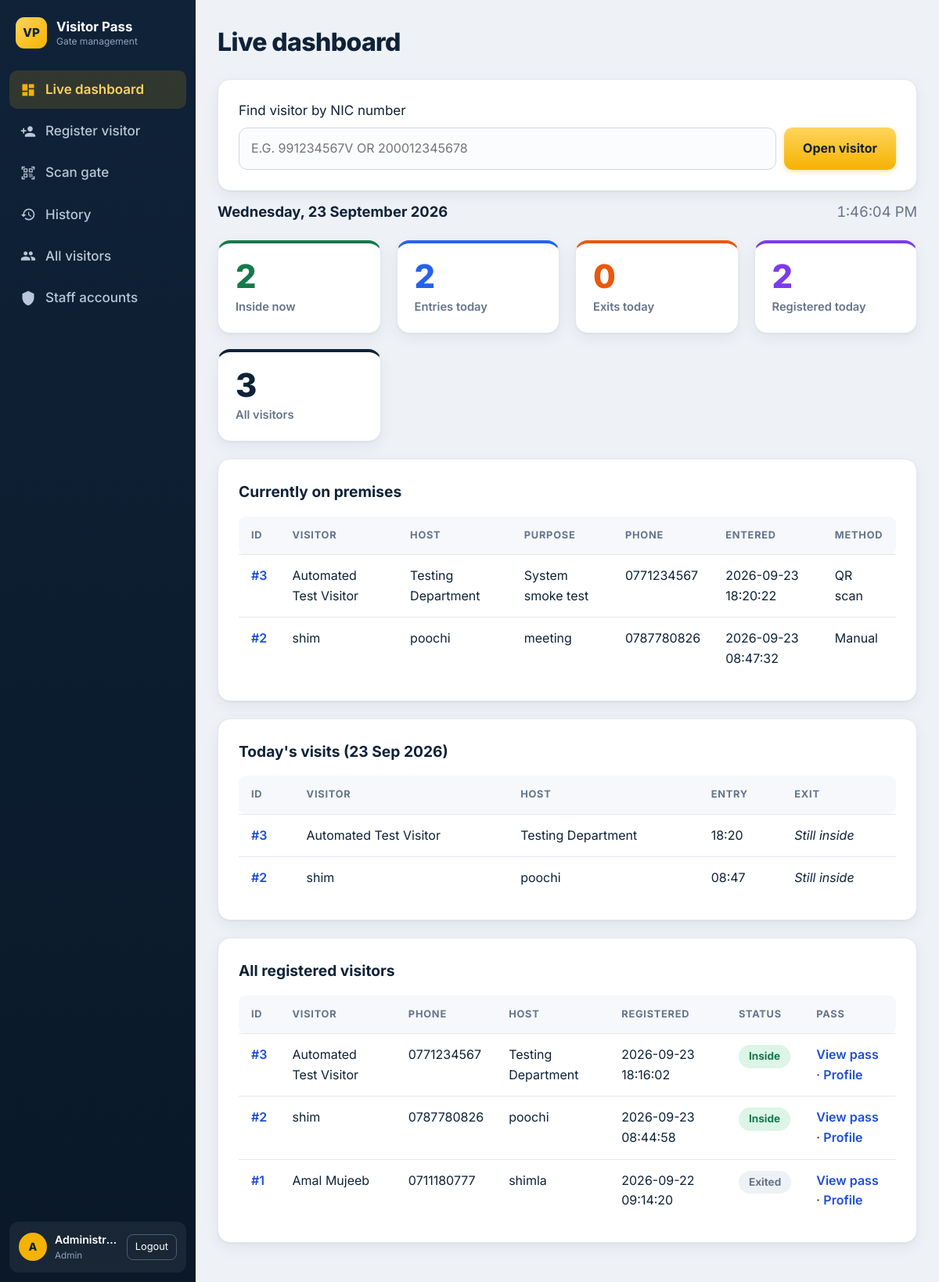
Screenshot of /dashboard.php (signed in) with the database file from the repository.
### tables this page shows
CREATE TABLE `visits` (
  `id` int(11) NOT NULL,
  `visitor_id` int(11) NOT NULL,
  `entry_time` datetime NOT NULL,
  `exit_time` datetime DEFAULT NULL,
  `entry_method` enum('qr','manual') NOT NULL,
  `exit_method` enum('qr','manual') DEFAULT NULL,
  `entry_by` int(11) NOT NULL,
  `exit_by` int(11) DEFAULT NULL
);

CREATE TABLE `visitors` (
  `id` int(11) NOT NULL,
  `name` varchar(100) NOT NULL,
  `phone` varchar(20) NOT NULL,
  `email` varchar(120) DEFAULT NULL,
  `nic` varchar(20) NOT NULL,
  `purpose` varchar(200) NOT NULL,
  `host` varchar(120) NOT NULL,
  `pass_code` char(32) NOT NULL,
  `status` enum('Active','Used','Expired') NOT NULL DEFAULT 'Active',
  `created_by` int(11) DEFAULT NULL,
  `created_at` timestamp NOT NULL DEFAULT current_timestamp()
);

### dashboard.php (the view, shortened to what this page needs)
<?php
require 'config.php';
$c = fn ($q) => $pdo->query($q)->fetchColumn();
$in = $pdo->query("SELECT v.id vid,v.name,v.host,v.purpose,v.phone,t.entry_time,t.entry_method FROM visits t JOIN visitors v ON v.id=t.visitor_id WHERE t.exit_time IS NULL ORDER BY t.entry_time DESC")->fetchAll();
$today = $pdo->query("SELECT v.id vid,v.name,v.host,t.entry_time,t.exit_time FROM visits t JOIN visitors v ON v.id=t.visitor_id WHERE DATE(t.entry_time)=CURDATE() ORDER BY t.entry_time DESC")->fetchAll();
$all = $pdo->query("SELECT v.*,(SELECT COUNT(*) FROM visits WHERE visitor_id=v.id) n,(SELECT COUNT(*) FROM visits WHERE visitor_id=v.id AND exit_time IS NULL) inside FROM visitors v ORDER BY v.id DESC")->fetchAll();
?>
<form class="card idlookup" action="visitor.php">
    Find visitor by NIC number
    <div class="row">
        <input type="text" name="nic" placeholder="e.g. 991234567V or 200012345678" required style="text-transform:uppercase">
        <button>Open visitor</button>
    </div>
</form>
<p class="date">
    <b><?=date('l, d F Y')?></b>
    <span class="muted" id="clk"></span>
</p>
<div class="stats">
    <div><b><?=count($in)?></b>Inside now</div>
    <div><b><?=count($today)?></b>Entries today</div>
    <div><b><?=$c("SELECT COUNT(*) FROM visits WHERE DATE(exit_time)=CURDATE()")?></b>Exits today</div>
    <div><b><?=$c("SELECT COUNT(*) FROM visitors WHERE DATE(created_at)=CURDATE()")?></b>Registered today</div>
    <div><b><?=count($all)?></b>All visitors</div>
</div>
<div class="card scroll">
    <h2>Currently on premises</h2>
    <table>
        <tr>
            <th>ID</th>
            <th>Visitor</th>
            <th>Host</th>
            <th>Purpose</th>
            <th>Phone</th>
            <th>Entered</th>
            <th>Method</th>
        </tr>
<?php foreach ($in as $r) {
    echo '<tr><td><a href="visitor.php?id='.$r['vid'].'">#'.$r['vid'].'</a></td><td>'.h($r['name']).'</td><td>'.h($r['host']).'</td><td>'.h($r['purpose']).'</td><td>'.h($r['phone']).'</td><td>'.$r['entry_time'].'</td><td>'.($r['entry_method'] == 'qr' ? 'QR scan' : 'Manual').'</td></tr>';
}
if (!$in) {
    echo '<tr><td colspan="7" class="muted">Nobody is inside right now.</td></tr>';
}?></table></div>
<div class="card scroll today-visits"><h2>Today's visits (<?=date('d M Y')?>)</h2><table><tr><th>ID</th><th>Visitor</th><th>Host</th><th>Entry</th><th>Exit</th></tr>
<?php foreach ($today as $r) {
    echo '<tr><td><a href="visitor.php?id='.$r['vid'].'">#'.$r['vid'].'</a></td><td>'.h($r['name']).'</td><td>'.h($r['host']).'</td><td>'.date('H:i', strtotime($r['entry_time'])).'</td><td>'.($r['exit_time'] ? date('H:i', strtotime($r['exit_time'])) : '<i>Still inside</i>').'</td></tr>';
}
if (!$today) {
    echo '<tr><td colspan="5" class="muted">No visits recorded today.</td></tr>';
}?></table></div>
<div class="card scroll"><h2>All registered visitors</h2><table><tr><th>ID</th><th>Visitor</th><th>Phone</th><th>Host</th><th>Registered</th><th>Status</th><th>Pass</th></tr>
<?php foreach ($all as $r) {
    $st = $r['inside'] ? 'Inside' : ($r['n'] ? 'Exited' : 'Not entered yet');
    echo '<tr><td><a href="visitor.php?id='.$r['id'].'">#'.$r['id'].'</a></td><td>'.h($r['name']).'</td><td>'.h($r['phone']).'</td><td>'.h($r['host']).'</td><td>'.$r['created_at'].'</td><td><span class="pill '.($r['inside'] ? 'in' : '').'">'.$st.'</span></td><td><a href="pass.php?id='.$r['id'].'">View pass</a> &middot; <a href="visitor.php?id='.$r['id'].'">Profile</a></td></tr>';
}
if (!$all) {
    echo '<tr><td colspan="7" class="muted">No visitors registered yet.</td></tr>';
}?></table></div>

### assets/style.css (style rules this page uses)
:root { --ink: #0f2238; --ink2: #1b3554; --sig: #f5b301; --sig2: #ffd45c; --bg: #eef1f6; --card: #fff; --ok: #16794a; --bad: #b3261e; --line: #e3e8ef; --mut: #64748b; --side: 270px; --r: 16px; --sh: 0 1px 2px rgba(15, 34, 56, 0.06), 0 6px 20px rgba(15, 34, 56, 0.06); }
* { box-sizing: border-box; }
html { scroll-behavior: smooth; }
body { margin: 0; font: 17px/1.6 Inter, "Segoe UI", system-ui, sans-serif; background: var(--bg); color: var(--ink); -webkit-font-smoothing: antialiased; }
h2 { font-size: 1.2rem; font-weight: 700; margin: 0 0 16px; }
.card { background: var(--card); border: 1px solid var(--line); border-radius: var(--r); padding: 26px; margin-bottom: 22px; box-shadow: var(--sh); }
input { padding: 13px 15px; border: 1.5px solid #cfd8e3; border-radius: 11px; font: inherit; font-size: 1rem; width: 100%; background: #fbfcfe; color: var(--ink); transition: border-color 0.15s, box-shadow 0.15s; }
button, .btn { background: linear-gradient(180deg, var(--sig2), var(--sig)); color: var(--ink); border: 0; border-radius: 11px; padding: 13px 24px; font: inherit; font-size: 1rem; font-weight: 700; cursor: pointer; text-decoration: none; display: inline-flex; align-items: center; justify-content: center; gap: 8px; box-shadow: 0 2px 6px rgba(245, 179, 1, 0.35); transition: transform 0.1s, box-shadow 0.15s; }
.date { display: flex; align-items: center; justify-content: space-between; gap: 12px; flex-wrap: wrap; font-size: 1.15rem; margin: -10px 0 22px; color: var(--mut); }
.date b { color: var(--ink); }
.date #clk { margin-left: auto; white-space: nowrap; font-variant-numeric: tabular-nums; }
.stats { display: grid; grid-template-columns: repeat(auto-fit, minmax(190px, 1fr)); gap: 20px; margin-bottom: 22px; }
.stats div { --c: var(--ink); background: var(--card); border: 1px solid var(--line); border-top: 4px solid var(--c); border-radius: var(--r); padding: 20px 22px; box-shadow: var(--sh); color: var(--mut); font-size: 0.92rem; font-weight: 600; }
.stats b { display: block; font-size: 2.6rem; line-height: 1.1; color: var(--c); font-weight: 800; margin-bottom: 4px; }
.stats div:nth-child(1) { --c: #16794a; }
.stats div:nth-child(2) { --c: #2563eb; }
.stats div:nth-child(3) { --c: #ea580c; }
.stats div:nth-child(4) { --c: #7c3aed; }
.stats div:nth-child(5) { --c: #0f2238; }
.scroll { overflow-x: auto; }
table { width: 100%; border-collapse: collapse; font-size: 1rem; }
th { font-size: 0.8rem; text-transform: uppercase; letter-spacing: 0.06em; color: var(--mut); background: #f6f8fb; font-weight: 700; }
th, td { text-align: left; padding: 14px 16px; border-bottom: 1px solid var(--line); vertical-align: top; }
th:first-child { border-radius: 9px 0 0 9px; }
th:last-child { border-radius: 0 9px 9px 0; }
tr:last-child td { border-bottom: 0; }
td a { color: #1d4ed8; font-weight: 600; text-decoration: none; }
.muted { color: var(--mut); }
.pill { display: inline-block; padding: 4px 13px; border-radius: 99px; background: #eef1f6; color: var(--mut); font-size: 0.85rem; font-weight: 700; }
.pill.in { background: #dcf5e7; color: var(--ok); }
.row { display: flex; gap: 10px; flex-wrap: wrap; }
.row input { flex: 1; min-width: 170px; }
.idlookup { width: 100%; }
.idlookup .row { margin-top: 8px; }
@media (max-width: 1500px) { :root { --side: 250px; } }

### rows the page displays
visits: visitor "3", visitor.name "Automated Test Visitor", visitor.host "Testing Department", visitor.purpose "System smoke test", visitor.phone "0771234567", entry_time "2026-09-23 18:20:22", entry_method "QR scan", entry_time "18:20", shows "Still inside"
visits: visitor "2", visitor.name "shim", visitor.host "poochi", visitor.purpose "meeting", visitor.phone "0787780826", entry_time "2026-09-23 08:47:32", entry_method "Manual", entry_time "08:47", shows "Still inside"
visitors: id "3", name "Automated Test Visitor", phone "0771234567", host "Testing Department", created_at "2026-09-23 18:16:02", st "Inside"
visitors: id "2", name "shim", phone "0787780826", host "poochi", created_at "2026-09-23 08:44:58", st "Inside"
visitors: id "1", name "Amal Mujeeb", phone "0711180777", host "shimla", created_at "2026-09-22 09:14:20", st "Exited"

### other values shown
$n[0] "Live dashboard"
$n[0] "Register visitor"
$n[0] "Scan gate"
$n[0] "History"
$n[0] "All visitors"
$n[0] "Staff accounts"
substr($u['name'], 0, 1) "A"
$u['name'] "Administr…"
$u['role'] "Admin"
$t "Live dashboard"
count($in) "2"
count($today) "2"
$c("SELECT COUNT(*) FROM visits WHERE DATE(exit_time)=CURDATE()") "0"
$c("SELECT COUNT(*) FROM visitors WHERE DATE(created_at)=CURDATE()") "2"
count($all) "3"
